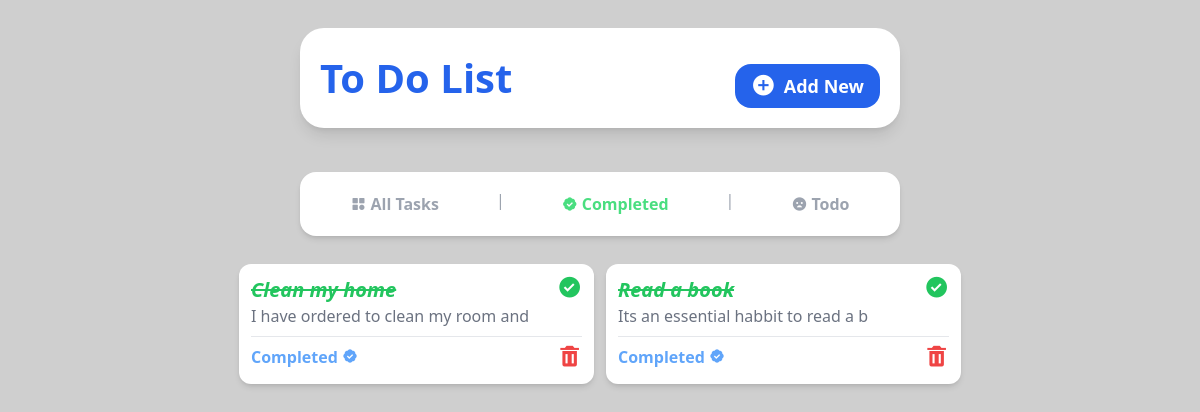
Page /completed on the committed database.
### tasks/models.py (models this page shows, shortened)
class Task(models.Model):
    title = models.CharField(max_length=35)
    description = models.TextField(null=True, blank=True)
    due_date = models.DateField()
    due_time = models.TimeField()
    completed = models.BooleanField(default=False)

### tasks/views.py (the view)
# urls.py: path('completed',views.completed, name='completed'),
def completed(request):
    completed_task = Task.objects.filter(completed = True)
    return render(request, 'completed.html',{'tasks':completed_task})

### tasks/templates/completed.html
{% include 'base.html' %} {% include 'completed_nav.html' %} {% block content%}
<section
  class="flex flex-1 flex-wrap justify-center gap-3 bg-[#fff0] w-10/12 md:w-11/12 h-full mb-3 rounded-2xl p-3 overflow-y-auto scrollbar-hide"
>
  {% for task in tasks %}
  <div
    class="w-[355px] flex flex-col shadow-md bg-white h-[120px] rounded-xl p-3"
  >
    <div class="flex flex-row justify-between">
      <div>
        <a href="{% url 'task_detail' task.id %}">
          <h1 class="text-green-500 font-semibold text-xl italic line-through">
            {{task.title}}
          </h1>
        </a>
        <p class="text-gray-500 text-md">{{task.description|slice:":35"}}</p>
      </div>
      <a href="">
        <i class="bx bxs-check-circle bx-sm text-green-500"></i>
      </a>
    </div>
    <hr class="border-t border-gray-200 my-2" />
    <div class="flex flex-row justify-between">
      <h2 class="text-blue-400 font-bold">
        Completed <i class="bx bxs-badge-check"></i>
      </h2>
      <a href="{% url 'delete' task.id %}">
        <i class="bx bxs-trash bx-sm text-red-500"></i>
      </a>
    </div>
  </div>
  {% endfor %}
</section>
{% endblock content%}

### tasks/static/style.css (style rules this page uses)
html { line-height: 1.5; -webkit-text-size-adjust: 100%; -moz-tab-size: 4; -o-tab-size: 4; tab-size: 4; font-family: ui-sans-serif, system-ui, -apple-system, BlinkMacSystemFont, "Segoe UI", Roboto, "Helvetica Neue", Arial, "Noto Sans", sans-serif, "Apple Color Emoji", "Segoe UI Emoji", "Segoe UI Symbol", "Noto Color Emoji"; font-feature-settings: normal; font-variation-settings: normal; }
body { margin: 0; line-height: inherit; }
hr { height: 0; color: inherit; border-top-width: 1px; }
h1, h2, h3, h4, h5, h6 { font-size: inherit; font-weight: inherit; }
a { color: inherit; text-decoration: inherit; }
blockquote, dl, dd, h1, h2, h3, h4, h5, h6, hr, figure, p, pre { margin: 0; }
.my-2 { margin-top: 0.5rem; margin-bottom: 0.5rem; }
.mb-3 { margin-bottom: 0.75rem; }
.flex { display: flex; }
.h-\[120px\] { height: 120px; }
.h-full { height: 100%; }
.h-screen { height: 100vh; }
.w-10\/12 { width: 83.333333%; }
.w-\[355px\] { width: 355px; }
.flex-1 { flex: 1 1 0%; }
.flex-row { flex-direction: row; }
.flex-col { flex-direction: column; }
.flex-wrap { flex-wrap: wrap; }
.items-center { align-items: center; }
.justify-center { justify-content: center; }
.justify-between { justify-content: space-between; }
.gap-3 { gap: 0.75rem; }
.gap-4 { gap: 1rem; }
.overflow-y-auto { overflow-y: auto; }
.rounded-2xl { border-radius: 1rem; }
.rounded-xl { border-radius: 0.75rem; }
.border-t { border-top-width: 1px; }
.border-gray-200 { --tw-border-opacity: 1; border-color: rgb(229 231 235 / var(--tw-border-opacity)); }
.bg-\[\#cfcfcf\] { --tw-bg-opacity: 1; background-color: rgb(207 207 207 / var(--tw-bg-opacity)); }
.bg-\[\#fff0\] { background-color: #fff0; }
.bg-white { --tw-bg-opacity: 1; background-color: rgb(255 255 255 / var(--tw-bg-opacity)); }
.p-3 { padding: 0.75rem; }
.text-xl { font-size: 1.25rem; line-height: 1.75rem; }
.font-bold { font-weight: 700; }
.font-semibold { font-weight: 600; }
.italic { font-style: italic; }
.text-blue-400 { --tw-text-opacity: 1; color: rgb(96 165 250 / var(--tw-text-opacity)); }
.text-gray-500 { --tw-text-opacity: 1; color: rgb(107 114 128 / var(--tw-text-opacity)); }
.text-green-500 { --tw-text-opacity: 1; color: rgb(34 197 94 / var(--tw-text-opacity)); }
.text-red-500 { --tw-text-opacity: 1; color: rgb(239 68 68 / var(--tw-text-opacity)); }
.line-through { text-decoration-line: line-through; }
.shadow-md { --tw-shadow: 0 4px 6px -1px rgb(0 0 0 / 0.1), 0 2px 4px -2px rgb(0 0 0 / 0.1); --tw-shadow-colored: 0 4px 6px -1px var(--tw-shadow-color), 0 2px 4px -2px var(--tw-shadow-color); box-shadow: var(--tw-ring-offset-shadow, 0 0 #0000), var(--tw-ring-shadow, 0 0 #0000), var(--tw-shadow); }
@media (min-width: 768px) { .md\:w-11\/12 { width: 91.666667%; } }

### rows in the picture
Task: title "Clean my home", description "I have ordered to clean my room and"
Task: title "Read a book", description "Its an essential habbit to read a b"
